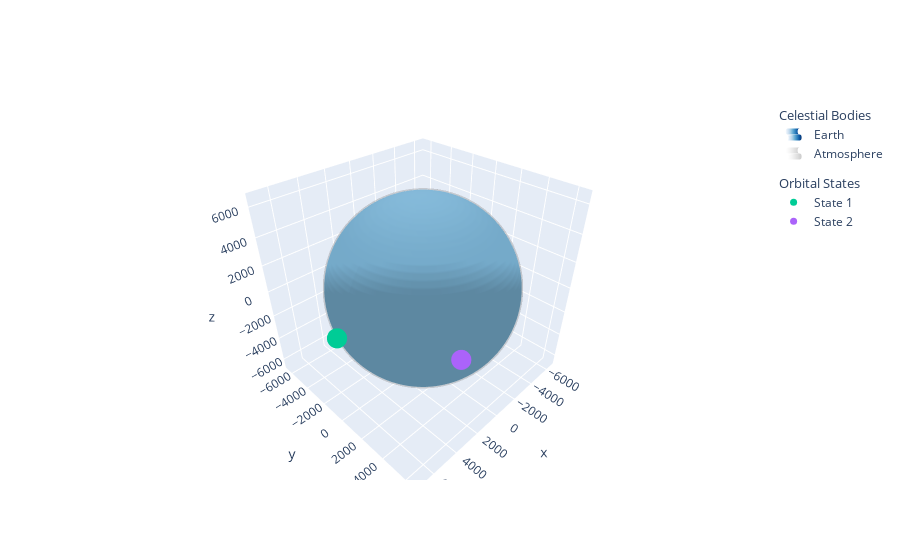

Here is the notebook cell this chart was saved with:
### Markdown cell above
To view our states graphically, we can import `plot_orbital_states` from `naturalis.plotting`. We must pass in a list of states and a `plotly.graph_objects.Figure` object. The latter is done so you can stack graphs on a single figure. Then we add the Earth to the plot, setting `atmosphere` to `True` to plot that as well. Remember to use the `show` function in order to see your plots.

### Code cell
from naturalis.plotting import plot_orbital_states, plot_earth
import plotly.graph_objects as go

fig = go.Figure()

plot_earth(
    figure=fig, 
    atmosphere=True
)

plot_orbital_states(
    figure=fig,
    states=[initial_state, final_state]
)

fig.show()

### Figure 1 — Plotly figure (JSON) as saved in the notebook; plotly's stock layout.template omitted (floating-point values rounded to 4 significant figures; data arrays with more than 128 entries replaced by an {"elided": "..."} marker saying what was removed)
{"data": [{"colorscale": [[0, "rgb(247,251,255)"], [0.125, "rgb(222,235,247)"], [0.25, "rgb(198,219,239)"], [0.375, "rgb(158,202,225)"], [0.5, "rgb(107,174,214)"], [0.625, "rgb(66,146,198)"], [0.75, "rgb(33,113,181)"], [0.875, "rgb(8,81,156)"], [1, "rgb(8,48,107)"]], "hoverinfo": "none", "legendgroup": "bodies", "legendgrouptitle": {"text": "Celestial Bodies"}, "name": "Earth", "showlegend": true, "showscale": false, "surfacecolor": {"elided": "100x50 float values"}, "type": "surface", "x": {"elided": "100x50 float values"}, "y": {"elided": "100x50 float values"}, "z": {"elided": "100x50 float values"}}, {"colorscale": [[0, "rgb(255,255,255)"], [0.125, "rgb(240,240,240)"], [0.25, "rgb(217,217,217)"], [0.375, "rgb(189,189,189)"], [0.5, "rgb(150,150,150)"], [0.625, "rgb(115,115,115)"], [0.75, "rgb(82,82,82)"], [0.875, "rgb(37,37,37)"], [1, "rgb(0,0,0)"]], "hoverinfo": "none", "legendgroup": "bodies", "legendgrouptitle": {"text": "Celestial Bodies"}, "name": "Atmosphere", "opacity": 0.2, "showlegend": true, "showscale": false, "surfacecolor": {"elided": "100x50 float values"}, "type": "surface", "x": {"elided": "100x50 float values"}, "y": {"elided": "100x50 float values"}, "z": {"elided": "100x50 float values"}}, {"hovertemplate": "<b>Time</b>: 0 s<br><b>Position</b>: [7000.000, 0.000, 0.000] km<br><b>Velocity</b>: [0.000, 7.546, 0.000] km/s<extra></extra>", "legendgroup": "states", "legendgrouptitle": {"text": "Orbital States"}, "marker": {"size": 7}, "mode": "markers", "name": "State 1", "showlegend": true, "type": "scatter3d", "x": [7000], "y": [0], "z": [0]}, {"hovertemplate": "<b>Time</b>: 1000.0 s<br><b>Position</b>: [3311.580, 6167.066, 0.000] km<br><b>Velocity</b>: [-6.648, 3.570, 0.000] km/s<extra></extra>", "legendgroup": "states", "legendgrouptitle": {"text": "Orbital States"}, "marker": {"size": 7}, "mode": "markers", "name": "State 2", "showlegend": true, "type": "scatter3d", "x": [3312.0], "y": [6167.0], "z": [0]}], "layout": {}}
